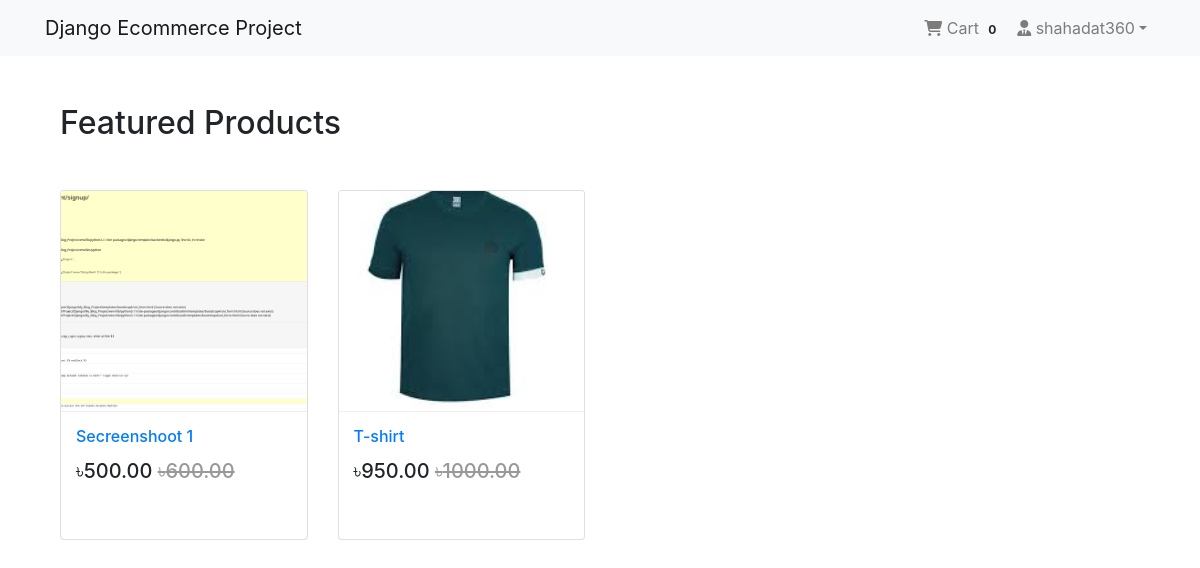
The page / (signed in) on the database its author committed.
### App_Login/models.py (models this page shows, shortened)
class User(AbstractBaseUser, PermissionsMixin):
    email = models.EmailField(unique=True, null=False)
    is_staff = models.BooleanField(
        gettext_lazy('staff status'),
        default=False,
        help_text=gettext_lazy('Designates whether the user can log into this admin site')
    )
    is_active = models.BooleanField(
        gettext_lazy('active'),
        default=True,
        help_text=gettext_lazy(
            'Designates whether this user should be treated as active. Unselect this instead of deleting')
    )
    USERNAME_FIELD = 'email'
    objects = MyUserManager()

class Profile(models.Model):
    user = models.OneToOneField(User, on_delete=models.CASCADE, related_name='profile')
    username = models.CharField(max_length=264, blank=True)
    full_name = models.CharField(max_length=264, blank=True)
    address_1 = models.TextField(blank=True, max_length=300)
    city = models.CharField(max_length=40, blank=True)
    zipcode = models.CharField(max_length=10, blank=True)
    country = models.CharField(max_length=50, blank=True)
    phone = models.CharField(max_length=15, blank=True)
    date_joined = models.DateTimeField(auto_now_add=True)

### App_Order/models.py (models this page shows, shortened)
class Order(models.Model):
    order_items = models.ManyToManyField(Cart)
    user = models.ForeignKey(settings.AUTH_USER_MODEL, on_delete=models.CASCADE)
    ordered = models.BooleanField(default=False)
    created = models.DateTimeField(auto_now_add=True)
    updated = models.DateTimeField(auto_now=True)
    payment_id = models.CharField(max_length=264, blank=True, null=True)
    order_id = models.CharField(max_length=200, blank=True, null=True)

### App_Shop/models.py (models this page shows, shortened)
class Product(models.Model):
    mainImage = models.ImageField(upload_to='Products')
    name = models.CharField(max_length=264)
    category = models.ForeignKey(Category, on_delete=models.CASCADE, related_name='category')
    preview_text = models.TextField(max_length=200, verbose_name='Preview Text')
    detail_text = models.TextField(max_length=1000, verbose_name='Detail Text')
    price = models.FloatField()
    old_price = models.FloatField(default=0.00)
    created = models.DateTimeField(auto_now_add=True)
    class Meta:
        ordering = ['-created']

### App_Shop/views.py (the view)
# urls.py: path('', views.Home.as_view(), name='index'),
class Home(ListView):
    model = Product
    template_name = 'App_Shop/home.html'

### App_Order/templatetags/cart_tag.py (called while the page is built)
@register.filter
def cart_total(user):
    order = Order.objects.filter(user=user, ordered=False)
    if order.exists():
        return order[0].order_items.count()
    else:
        return 0

### App_Shop/templates/App_Shop/home.html (shortened to what this page needs)
{% extends  'base.html' %}
{% load crispy_forms_tags %}
{% block body_block %}
    <div class="container my-5">
        <h2 class="my-5">Featured Products</h2>
        <div class="row">
            {% for product in object_list %}
                <div class="col-md-6 col-sm-12 col-lg-3">
                    <figure class="card card-product">
                        <div class="img-wrap">
                            <img src="/media/{{ product.mainImage }}" alt="" style="width: 100%;height: 300px;">
                        </div>
                        <figcaption class="info-wrap">
                            <h6 class="title"><a href="{% url 'App_Shop:product_detail' pk=product.pk %}">{{ product.name }}</a></h6>
                            <div class="action-wrap">
                                <div class="price-wrap h5">
                                    <span class="price-new">&#2547;{{ product.price|floatformat:2 }}</span>
                                    <span class="price-old"><strike>&#2547;{{ product.old_price|floatformat:2 }}</strike></span>
                                </div>
                            </div>
                        </figcaption>
                    </figure>
                </div>
            {% endfor %}
        </div>
    </div>
{% endblock %}

### templates/navbar.html (shortened to what this page needs)
{% load cart_tag %}
<nav class="navbar navbar-expand-lg navbar-light bg-light">
    <div class="container">
        <a href="{% url 'App_Shop:index' %}" class="navbar-brand">Django Ecommerce Project</a>
        <div class="collapse navbar-collapse" id="navbarNav">
            <ul class="navbar-nav ml-auto">
                {% if request.user.is_authenticated %}
                    <li class="nav-item">
                        <a href="{% url 'App_Order:cart' %}" class="nav-link">
                            <i class="fa fa-shopping-cart"></i> Cart
                            <span class="badge badge-light">{{ request.user|cart_total }}</span>
                        </a>
                    </li>
                    <li class="nav-item dropdown">
                        <a class="nav-link dropdown-toggle" href="#" id="navbarDropdown" role="button" data-toggle="dropdown" aria-haspopup="true"
                        aria-expanded="false"><i class="fa fa-user-tie"></i>  {{ request.user.profile.username }}</a>
                    </li>
                {% else %}
                    <li class="nav-item">
                        <a href="{% url 'App_Login:login' %}" class="btn btn-primary btn-sm">Login</a>
                    </li>
                {% endif %}
            </ul>
        </div>
    </div>
</nav>

### templates/base.html (style rules this page uses)
.card { height: 350px; }
.card-product:after { content: ""; display: table; clear: both; visibility: hidden; }
.card-product .price-old { color: #999; }
.card-product .img-wrap { border-radius: 3px 3px 0 0; overflow: hidden; position: relative; height: 220px; text-align: center; }
.card-product .img-wrap img { max-height: 100%; max-width: 100%; object-fit: cover; }
.card-product .info-wrap { overflow: hidden; padding: 15px; border-top: 1px solid #eee; }
.card-product .action-wrap { padding-top: 4px; margin-top: 4px; }
.card-product .title { margin-top: 0; }

### rows shown on the page
User: user|cart_total "0", user.profile.username "shahadat360"
Product: mainImage (picture), name "Secreenshoot 1", price "500.00", old_price "600.00"
Product: mainImage (picture), name "T-shirt", price "950.00", old_price "1000.00"
